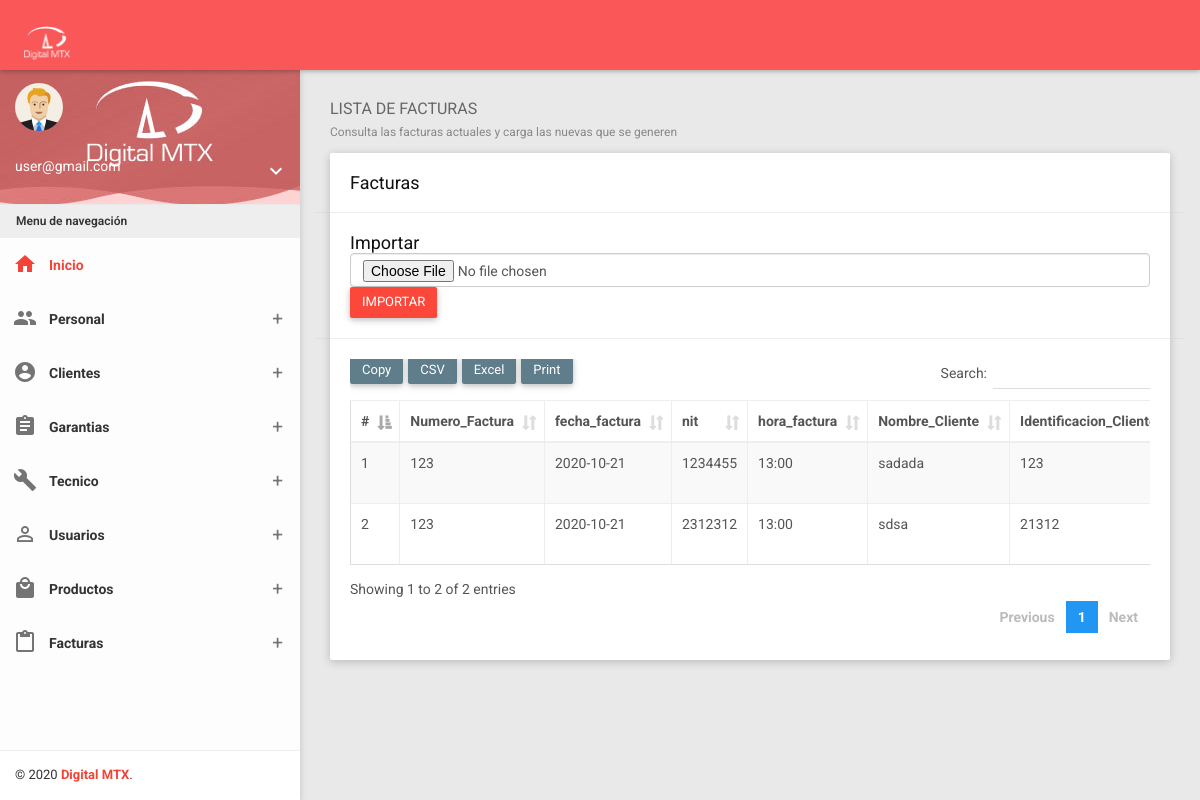
Screenshot of /?controller=bill (signed in) with the database file from the repository.
### tables this page shows
CREATE TABLE `mg_facturas` (
  `id` int(11) NOT NULL,
  `Numero_Factura` varchar(20) DEFAULT NULL,
  `fecha_factura` date DEFAULT NULL,
  `nit` varchar(50) DEFAULT NULL,
  `hora_factura` varchar(50) DEFAULT NULL,
  `Nombre_Cliente` varchar(50) DEFAULT NULL,
  `Identificacion_Cliente` varchar(50) DEFAULT NULL,
  `Correo_Cliente` varchar(50) DEFAULT NULL,
  `Direccion_Cliente` varchar(50) DEFAULT NULL,
  `Centro_costo` varchar(50) DEFAULT NULL,
  `Codigo_Producto` varchar(50) DEFAULT NULL,
  `Codigo_Proveedor` varchar(20) DEFAULT NULL,
  `Descripcion_Producto` text DEFAULT NULL,
  `Referencia_Producto` varchar(50) DEFAULT NULL,
  `Cantidad` varchar(11) DEFAULT NULL,
  `Sello_Producto` varchar(50) DEFAULT NULL,
  `Marca_Producto` varchar(50) DEFAULT NULL
);

### Controllers/BillController.php (called while the page is built, shortened)
<?php
require 'Models/Bill.php';
class BillController
{
    private $model;
    public function __construct()
    {
        $this->model = new Bill;
    }
    public function index()
    {
        require 'Views/Layout.php';
        $bills = $this->model->getAll();
        require 'Views/Bills/list.php';
    }
}

### Models/Bill.php (called while the page is built, shortened)
<?php
class Bill
{
    private $pdo;
    public function __construct()
    {
        try {
            $this->pdo = new Conexion;
        } catch (PDOException $e) {
            die($e->getMessage());
        }
    }
    public function getAll()
    {
        try {
            $strSql = "SELECT * FROM mg_facturas";
            $query = $this->pdo->select($strSql);
            return $query;
        } catch (PDOException $e) {
            die($e->getMessage());
        }
    }
}

### Providers/Database.php (called while the page is built, shortened)
<?php
class Conexion extends PDO
{
	public function select($strSql, $arrayData = array(), $fetchMode = PDO::FETCH_OBJ)
	{
		$query = $this->prepare($strSql);
		if (!$query->execute())
			echo "Error, la consulta no se realizó";
		else
			return $query->fetchAll($fetchMode);
	}
}

### Views/Bills/list.php (the view, shortened to what this page needs)
<section class="content">
    <div class="container-fluid">
        <div class="block-header">
            <h2>
                LISTA DE FACTURAS
                <small>Consulta las facturas actuales y carga las nuevas que se generen</small>
            </h2>
        </div>
        <div class="row clearfix">
            <div class="col-lg-12 col-md-12 col-sm-12 col-xs-12">
                <div class="card">
                    <div class="header row">
                        <div class="col-sm-6">
                            <h2>Facturas</h2>
                        </div>
                    </div>
                    <div class="header row">
                        <div class="col-sm-12">
                            <h2>Importar</h2>
                        </div>
                        <div class="col-sm-12">
                            <form action="Views/Bills/import.php" method="post" enctype="multipart/form-data" id="form_validation">
                                <input type="file" name="file" class="form-control"/>
                                <input type="submit" class="btn btn-danger" name="import_data" value="IMPORTAR" required>
                           </form>
                        </div>
                    </div>
                    <div class="body">
                        <div class="table-responsive">
                            <table class="table table-bordered table-striped table-hover dataTable js-exportable">
                                <thead>
                                    <tr>
                                        <th>#</th>
                                        <th>Numero_Factura </th>
                                        <th>fecha_factura</th>
                                        <th>nit</th>
                                        <th>hora_factura</th>
                                        <th>Nombre_Cliente</th>
                                        <th>Identificacion_Cliente</th>
                                    </tr>
                                </thead>
                                <tbody>
                                    <?php foreach ($bills as $bill) { ?>
                                        <tr>
                                            <td><?php echo $bill->id ?></td>
                                            <td><?php echo $bill->Numero_Factura ?></td>
                                            <td><?php echo $bill->fecha_factura ?></td>
                                            <td><?php echo $bill->nit ?></td>
                                            <td><?php echo $bill->hora_factura ?></td>
                                            <td><?php echo $bill->Nombre_Cliente ?></td>
                                            <td><?php echo $bill->Identificacion_Cliente ?></td>
                                        </tr>
                                    <?php } ?>
                                </tbody>
                            </table>
                        </div>
                    </div>
                </div>
            </div>
        </div>
    </div>
</section>

### rows the page displays
mg_facturas: id "1", Numero_Factura "123", fecha_factura "2020-10-21", nit "1234455", hora_factura "13:00", Nombre_Cliente "sadada", Identificacion_Cliente "123"
mg_facturas: id "2", Numero_Factura "123", fecha_factura "2020-10-21", nit "2312312", hora_factura "13:00", Nombre_Cliente "sdsa", Identificacion_Cliente "21312"

### other values shown
$_SESSION['user']->usuario "user@gmail.com"
